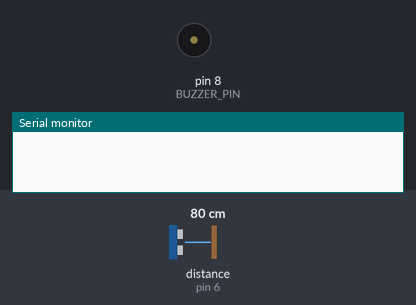
Recording of a sketch running on a simulated Arduino Uno, built with avr-gcc and run on an emulated ATmega328P. Shown: buzzer (waves = sounding), the last lines printed to the serial monitor. Wiring (inferred from the names in the program): ultrasonic range finder: trigger pin 7; echo pin 6. Inputs (shaded band) come from the test bench; at power-on: distance to the obstacle (sensor on pin 6) 80 cm. The echo pulse lasts 58.3 µs per cm.

Above: at 1.2 s.
1.3 s: distance to the obstacle (sensor on pin 6) set to 9 cm
At 2.5 s:
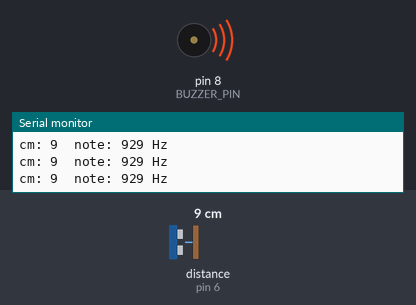
2.8 s: distance to the obstacle (sensor on pin 6) set to 18 cm
At 3.6 s:
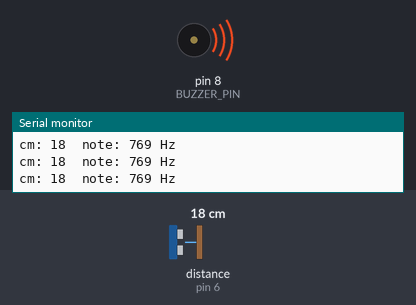
5.8 s: distance to the obstacle (sensor on pin 6) set to 9 cm
At 6.7 s:
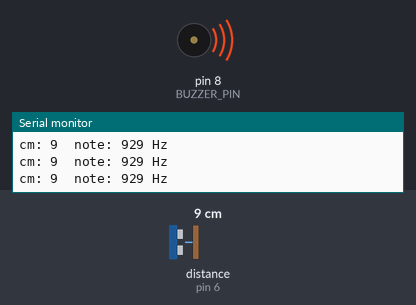
8.8 s: distance to the obstacle (sensor on pin 6) set to 2 cm
At 10.0 s:
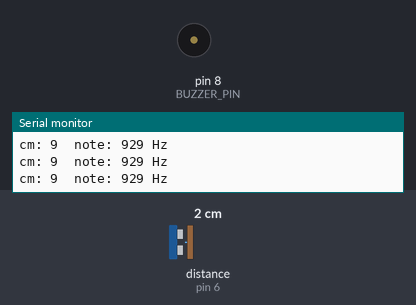
Timing chart, 0 to 11.3 s (numbered marks = the images above; inputs shaded):
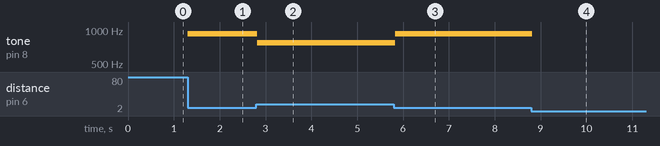

Measured:
- after the input at 1.3 s, tone on pin 8 (BUZZER_PIN): silent → 929 Hz at once
- after the input at 2.8 s, tone on pin 8 (BUZZER_PIN): 929 Hz → 769 Hz at once
- after the input at 5.8 s, tone on pin 8 (BUZZER_PIN): 769 Hz → 929 Hz at once
- after the input at 8.8 s, tone on pin 8 (BUZZER_PIN): 929 Hz → silent at once

The sketch:

P12_Air_Theremin.ino
```cpp
// Project 12: Air Theremin
// Wave your hand over the sensor: closer = higher note, farther = lower note.

const int TRIG_PIN = 7;
const int ECHO_PIN = 6;
const int BUZZER_PIN = 8;

const int MIN_CM = 5;       // closest hand position we use
const int MAX_CM = 50;      // farthest hand position we use
const int HIGH_HZ = 1000;   // note when your hand is closest
const int LOW_HZ = 200;     // note when your hand is farthest

long readDistanceCm() {
  digitalWrite(TRIG_PIN, LOW);
  delayMicroseconds(2);
  digitalWrite(TRIG_PIN, HIGH);
  delayMicroseconds(10);
  digitalWrite(TRIG_PIN, LOW);
  long echo = pulseIn(ECHO_PIN, HIGH, 30000);
  if (echo == 0) {
    return 999;
  }
  // 58 microseconds of echo = 1 cm. The +29 rounds to the NEAREST cm.
  return (echo + 29) / 58;
}

void setup() {
  pinMode(TRIG_PIN, OUTPUT);
  pinMode(ECHO_PIN, INPUT);
  pinMode(BUZZER_PIN, OUTPUT);
  Serial.begin(9600);
}

void loop() {
  long cm = readDistanceCm();
  if (cm >= MIN_CM && cm <= MAX_CM) {
    int pitch = map(cm, MIN_CM, MAX_CM, HIGH_HZ, LOW_HZ);   // closer = higher
    tone(BUZZER_PIN, pitch);
    Serial.print("cm: ");
    Serial.print(cm);
    Serial.print("  note: ");
    Serial.print(pitch);
    Serial.println(" Hz");
  } else {
    noTone(BUZZER_PIN);                  // no hand in range: silence
  }
  delay(30);
}
```
